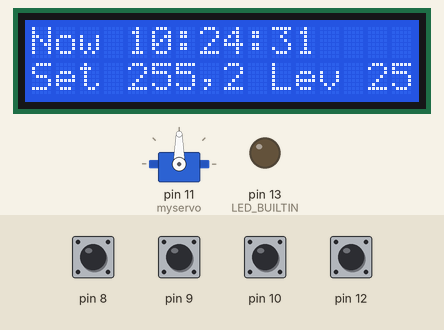
Recording of a sketch running on a simulated Arduino Uno, built with avr-gcc and run on an emulated ATmega328P. Parts: 16×2 character LCD, servo, output pins drawn as LEDs (lit = HIGH). Wiring (inferred from the names in the program): DS1307 clock at I2C address 0x68. Inputs (shaded band) come from the test bench; at power-on: pin 8–10, pin 12 HIGH. The local clock reads 2024-03-15 10:24:30 at power-on unless the sketch sets it; EEPROM starts erased; what the sketch prints to the serial monitor is not drawn.

Above: at 1.6 s.
1.7 s: pin 8 pulled LOW for 0.15 s
At 3.0 s:
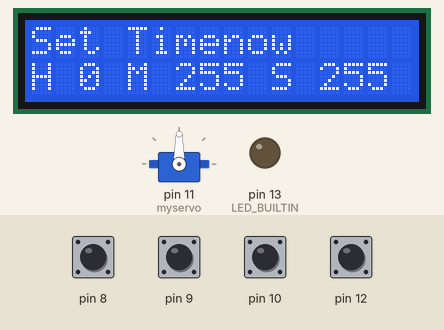
3.7 s: pin 12 pulled LOW for 0.15 s
At 4.2 s:
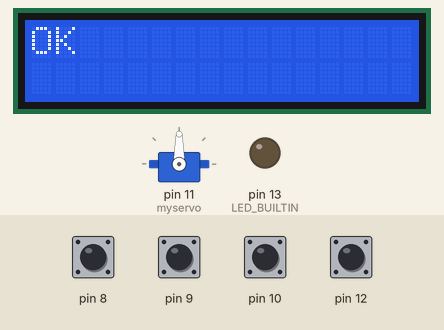
6.2 s: pin 9 pulled LOW for 0.15 s
At 7.9 s:
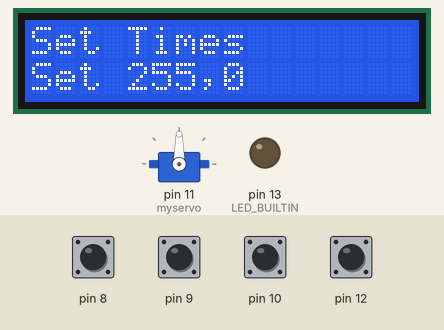
8.2 s: pin 12 pulled LOW for 1 s
At 9.7 s:
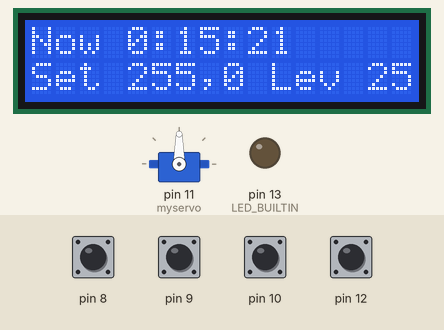
11.7 s: pin 10 pulled LOW for 0.15 s
At 13.1 s:
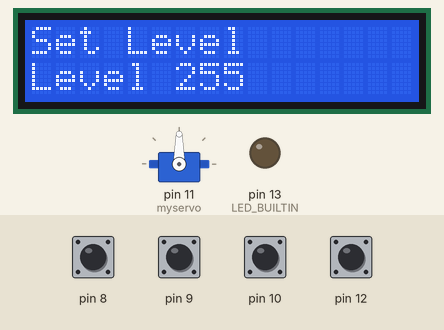
13.7 s: pin 8 pulled LOW for 1 s
At 16.6 s:
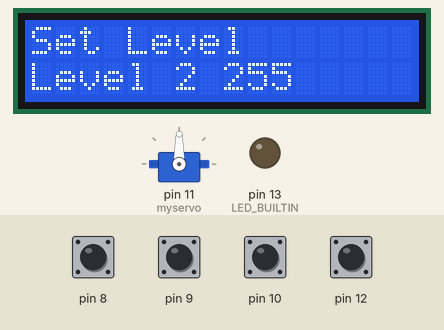
Timing chart, 0 to 17.8 s (numbered marks = the images above; inputs shaded):
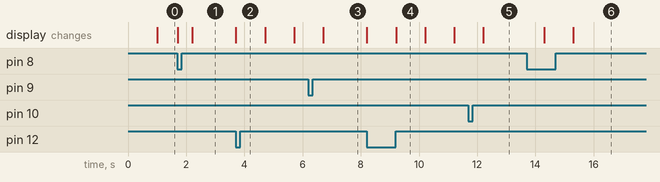

Measured:
- after the input at 1.7 s, the display: first changes at once (image 1 shows a later state)
- after the input at 3.7 s, the display: changes at once (image 2)
- after the input at 6.2 s, the display: changes after 0.52 s (image 3)
- after the input at 8.2 s, the display: first changes at once (image 4 shows a later state)
- after the input at 11.7 s, the display: changes after 0.51 s (image 5)
- after the input at 13.7 s, the display: first changes after 0.61 s (image 6 shows a later state)
- what the display in image 4 shows lasts 1.0 s, from 9.2 s to 10.2 s

The sketch:

popo_t.ino
```cpp
#include <LiquidCrystal.h>
#include <EEPROM.h>
#include <Servo.h>
#include "Wire.h"
LiquidCrystal lcd(2, 3, 4, 5, 6, 7);
#define DS1307_I2C_ADDRESS 0x68 // the I2C address of Tiny RTC
byte second, minute, hour, dayOfWeek, dayOfMonth, month, year;
// Convert normal decimal numbers to binary coded decimal
Servo myservo;
int mode = 0;
int mode_s = 0;
int mode_s2 = 0;
byte decToBcd(byte val)
{
  return ( (val / 10 * 16) + (val % 10) );
}
// Convert binary coded decimal to normal decimal numbers
byte bcdToDec(byte val)
{
  return ( (val / 16 * 10) + (val % 16) );
}
// Function to set the currnt time, change the second&minute&hour to the right time
void setDateDs1307(int hour, int minute, int second )
{

  dayOfWeek = 0;
  dayOfMonth = 0;
  month = 0;
  year = 0;
  Wire.beginTransmission(DS1307_I2C_ADDRESS);
  Wire.write(decToBcd(0));
  Wire.write(decToBcd(second)); // 0 to bit 7 starts the clock
  Wire.write(decToBcd(minute));
  Wire.write(decToBcd(hour)); // If you want 12 hour am/pm you need to set
  // bit 6 (also need to change readDateDs1307)
  Wire.write(decToBcd(dayOfWeek));
  Wire.write(decToBcd(dayOfMonth));
  Wire.write(decToBcd(month));
  Wire.write(decToBcd(year));
  Wire.endTransmission();
}
// Function to gets the date and time from the ds1307 and prints result
void getDateDs1307()
{
  // Reset the register pointer
  Wire.beginTransmission(DS1307_I2C_ADDRESS);
  Wire.write(decToBcd(0));
  Wire.endTransmission();
  Wire.requestFrom(DS1307_I2C_ADDRESS, 7);
  second = bcdToDec(Wire.read() & 0x7f);
  minute = bcdToDec(Wire.read());
  hour = bcdToDec(Wire.read() & 0x3f); // Need to change this if 12 hour am/pm
  dayOfWeek = bcdToDec(Wire.read());
  dayOfMonth = bcdToDec(Wire.read());
  month = bcdToDec(Wire.read());
  year = bcdToDec(Wire.read());
  Serial.print(hour, DEC);
  Serial.print(":");
  Serial.print(minute, DEC);
  Serial.print(":");
  Serial.print(second, DEC);
  Serial.println();
  Serial.print("MODE");
  Serial.print("mode ");
  Serial.print(mode);
  Serial.print(" mode_s ");
  Serial.print(mode_s);
  Serial.print(" mode_s2 ");
  Serial.print(mode_s2);
  Serial.println();
  //Serial.print("Day of week:");
}
void setup() {
  lcd.begin(16, 2);
  myservo.attach(11);
  myservo.write(90);
  pinMode(8, INPUT_PULLUP);
  pinMode(9, INPUT_PULLUP);
  pinMode(10, INPUT_PULLUP);
  pinMode(12, INPUT_PULLUP);
  pinMode(LED_BUILTIN, OUTPUT);
  Wire.begin();
  Serial.begin(9600);
  //setDateDs1307(16,0,0); //Set current time;
  //getDateDs1307();//get the time data from tiny RTC
  //EEPROM.read(address);
  //EEPROM.write(addr, val);
}
unsigned long previousMillis = 0;

void loop() {
  unsigned long currentMillis = millis();
  if (mode == 0) {


    if (currentMillis - previousMillis >= 1000) {
      // save the last time you blinked the LED
      previousMillis = currentMillis;
      getDateDs1307();
      lcd.clear();
      lcd.setCursor(0, 0);
      lcd.print("Now ");
      lcd.print(hour, DEC);
      lcd.print(":");
      lcd.print(minute, DEC);
      lcd.print(":");
      lcd.print(second, DEC);
      lcd.setCursor(0, 1);
      lcd.print("Set ");
      lcd.print(EEPROM.read(5));
      lcd.print(",");
      lcd.print(EEPROM.read(6));
      lcd.setCursor(9, 1);
      lcd.print(" Lev ");
      lcd.print(EEPROM.read(1));
      if (EEPROM.read(5) == hour) {
        if(mode_s == 0){
        mode_s = 1;
        myservo.write(45);
        digitalWrite(LED_BUILTIN, HIGH);
        if (EEPROM.read(1) == 1)
          delay(1000*EEPROM.read(2));
        if (EEPROM.read(1) == 2)
          delay(1000*EEPROM.read(3));
        if (EEPROM.read(1) == 3)
          delay(1000*EEPROM.read(4));
        }
        myservo.write(90);
        digitalWrite(LED_BUILTIN, LOW);
      }else{
        mode_s = 0;
      }
      if (EEPROM.read(6) == hour) {
        if(mode_s2 == 0){
        mode_s2 = 1;
        myservo.write(45);
        digitalWrite(LED_BUILTIN, HIGH);
        if (EEPROM.read(1) == 1)
          delay(1000*EEPROM.read(2));
        if (EEPROM.read(1) == 2)
          delay(1000*EEPROM.read(3));
        if (EEPROM.read(1) == 3)
          delay(1000*EEPROM.read(4));
        }
        myservo.write(90);
        digitalWrite(LED_BUILTIN, LOW);
      }else{
        mode_s2 = 0;
      }

    }
    if (digitalRead(8) == 0) {
      mode = 1;
    }
    if (digitalRead(9) == 0) {
      mode = 2;
    }
    if (digitalRead(10) == 0) {
      mode = 3;
    }

  }
  if (mode == 1) {  ///set เวลานาฬิกา
    if (currentMillis - previousMillis >= 500) {
      // save the last time you blinked the LED
      previousMillis = currentMillis;
      getDateDs1307();
      lcd.clear();
      lcd.setCursor(0, 0);
      lcd.print("Set Timenow ");
      lcd.setCursor(0, 1);
      lcd.print("H ");
      lcd.print(EEPROM.read(7));
      lcd.print(" M ");
      lcd.print(EEPROM.read(8));
      lcd.print(" S ");
      lcd.print(EEPROM.read(9));
    }
    if (digitalRead(8) == 0) {
      delay(200);
      int Level = EEPROM.read(7) + 1;
      if (Level > 23)
        Level = 0;
      EEPROM.write(7, Level);
    }
    if (digitalRead(9) == 0) {
      delay(200);
      int Level = EEPROM.read(8) + 1;
      if (Level > 59)
        Level = 0;
      EEPROM.write(8, Level);
    }
    if (digitalRead(10) == 0) {
      delay(200);
      int Level = EEPROM.read(9) + 1;
      if (Level > 59)
        Level = 0;
      EEPROM.write(9, Level);
    }
    if (digitalRead(12) == 0) {
      lcd.clear();
      lcd.setCursor(0, 0);
      lcd.print("OK");
      setDateDs1307(EEPROM.read(7), EEPROM.read(8), EEPROM.read(9));
      mode = 0;
      delay(1000);
    }
  }
  if (mode == 2) {  ///set เวลาให้อาหาร
    if (currentMillis - previousMillis >= 1000) {
      // save the last time you blinked the LED
      previousMillis = currentMillis;
      getDateDs1307();
      lcd.clear();
      lcd.setCursor(0, 0);
      lcd.print("Set Times ");
      lcd.setCursor(0, 1);
      lcd.print("Set ");
      lcd.print(EEPROM.read(5));
      lcd.print(",");
      lcd.print(EEPROM.read(6));
    }
    if (digitalRead(8) == 0) {
      delay(200);
      int Level = EEPROM.read(5) + 1;
      if (Level > 23)
        Level = 0;
      EEPROM.write(5, Level);
    }
    if (digitalRead(9) == 0) {
      delay(200);
      int Level = EEPROM.read(6) + 1;
      if (Level > 23)
        Level = 0;
      EEPROM.write(6, Level);
    }
    if (digitalRead(12) == 0) {
      lcd.clear();
      lcd.setCursor(0, 0);
      lcd.print("OK");
      mode = 0;
      delay(1000);
    }
  }
  if (mode == 3) {    ///set ปริมานให้อาหาร
    if (currentMillis - previousMillis >= 1000) {
      // save the last time you blinked the LED
      previousMillis = currentMillis;
      getDateDs1307();
      lcd.clear();
      lcd.setCursor(0, 0);
      lcd.print("Set Level ");
      lcd.setCursor(0, 1);
      lcd.print("Level ");
      lcd.print(EEPROM.read(1));
      lcd.print(" ");
      if (EEPROM.read(1) == 1)
        lcd.print(EEPROM.read(2));
      if (EEPROM.read(1) == 2)
        lcd.print(EEPROM.read(3));
      if (EEPROM.read(1) == 3)
        lcd.print(EEPROM.read(4));
    }
    if (digitalRead(8) == 0) {
      delay(200);
      int Level = EEPROM.read(1) + 1;
      if (Level > 3)
        Level = 1;
      EEPROM.write(1, Level);
    }
    if (digitalRead(9) == 0 && EEPROM.read(1) == 1) {
      delay(200);
      int Level = EEPROM.read(2) + 1;
      if (Level > 20)
        Level = 1;
      EEPROM.write(2, Level);
    }
    if (digitalRead(9) == 0 && EEPROM.read(1) == 2) {
      delay(200);
      int Level = EEPROM.read(3) + 1;
      if (Level > 20)
        Level = 1;
      EEPROM.write(3, Level);
    }
    if (digitalRead(9) == 0 && EEPROM.read(1) == 3) {
      delay(200);
      int Level = EEPROM.read(4) + 1;
      if (Level > 20)
        Level = 1;
      EEPROM.write(4, Level);
    }
    if (digitalRead(12) == 0) {
      lcd.clear();
      lcd.setCursor(0, 0);
      lcd.print("OK");
      mode = 0;
      delay(1000);
    }

  }
}
```
